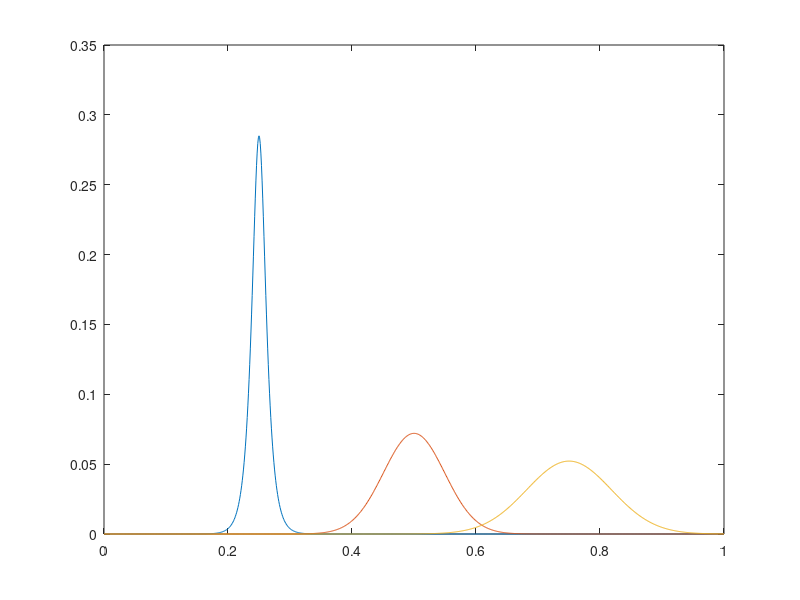
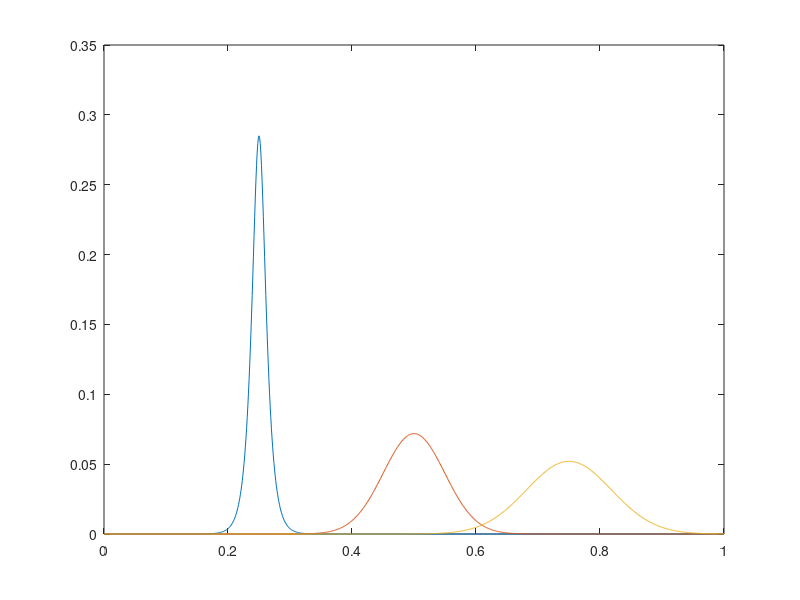
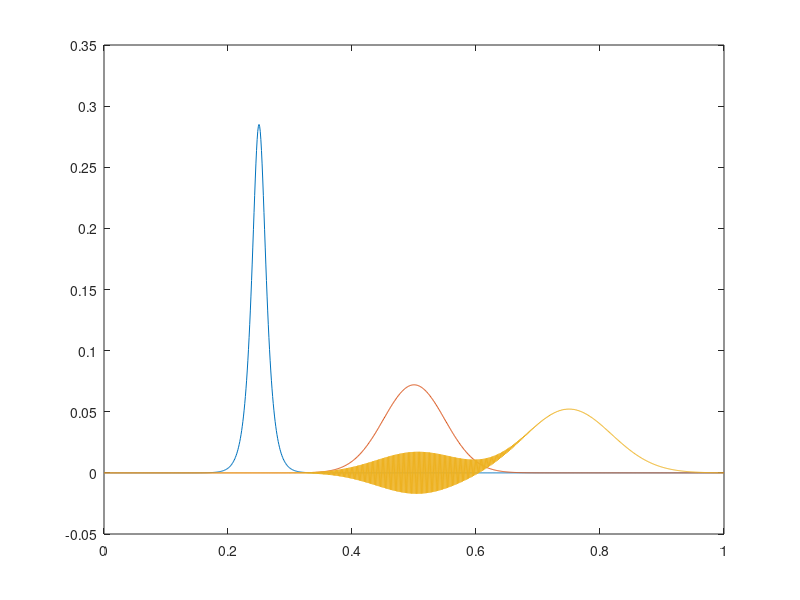

Reproduce these figures in MATLAB, in order.
%... The MatMol Group (2016)
%... Stability analysis of the advection-diffusion equation using the
%... explicit Euler IVP solver and a downwind finite difference scheme
%... Dz is kept constant and Dt changes
    close all
    clear all

%... General parameters and spatial grid
    nu  = 1;
    D   = 0.005;
    dz  = 0.001;
    z   = 0 : dz : 1;
    n   = length(z);
    th  = 100*(z-.25);
    th1 = 0:.001:2*pi;
    dtm = 1e-3/9;

%... SOLUTION WITH Dt = Dt_max
%... Initial conditions
    x0       = (0.57)./(exp(th)+exp(-th));
    x0_Dtmax = x0;

%... Time parameters
    dt   = dtm;
    sig  = nu*dt/dz;
    time = 0:dt:1;
    beta = D*dt/(dz^2);

%... At time 0.25
    i1 = find(abs(time-.25) <= dt/2);
    x1 = zeros(1,n);
    for ii = 2 : i1
        x1(1)     = 0;
        x1(2:n-1) = beta*x0(1:n-2)+(1+sig-2*beta)*x0(2:n-1)+(beta-sig)*x0(3:n);
        x1(n)     = 0;
        x0        = x1;
    end
    x1_Dtmax = x1;

%... At time 0.5
    i2 = find(abs(time-.50) <= dt/2);
    x2 = zeros(1,n);
    for ii = i1+1 : i2
        x2(1)     = 0;
        x2(2:n-1) = beta*x0(1:n-2)+(1+sig-2*beta)*x0(2:n-1)+(beta-sig)*x0(3:n);
        x2(n)     = 0;
        x0        = x2;
    end
    x2_Dtmax = x2;

%... Eigenvalue loci
    vp_Dtmax = (-sig+2*beta)*(cos(th1)-1)-j*sig*sin(th1);
    revp_Dtmax = real(vp_Dtmax);
    imvp_Dtmax = imag(vp_Dtmax);
%... Plot the results    
    figure(1)
    plot(z,[x0_Dtmax;x1_Dtmax;x2_Dtmax])
%... Clear some workspace variables    
    clear x1_Dtmax x2_Dtmax x0 x1 x2 beta dt sig time i1 i2 vp_Dtmax revp_Dtmax imvp_Dtmax ii 


%... SOLUTION WITH Dt = 0.5*Dt_max
%... Initial conditions
    x0 = (0.57)./(exp(th)+exp(-th));

%... Time parameters
    dt   = 0.5*dtm;
    sig  = nu*dt/dz;
    time = 0:dt:1;
    beta = D*dt/(dz^2);

%... At time 0.25
    i1 = find(abs(time-.25) <= dt/2);
    x1 = zeros(1,n);
    for ii = 2 : i1
        x1(1)     = 0;
        x1(2:n-1) = beta*x0(1:n-2)+(1+sig-2*beta)*x0(2:n-1)+(beta-sig)*x0(3:n);
        x1(n)     = 0;
        x0        = x1;
    end
    x1_05Dtmax = x1;

%... At time 0.5
    i2 = find(abs(time-.50) <= dt/2);
    x2 = zeros(1,n);
    for ii = i1+1 : i2
        x2(1)     = 0;
        x2(2:n-1) = beta*x0(1:n-2)+(1+sig-2*beta)*x0(2:n-1)+(beta-sig)*x0(3:n);
        x2(n)     = 0;
        x0        = x2;
    end
    x2_05Dtmax = x2;

%... Eigenvalue loci
    vp_05Dtmax = (-sig+2*beta)*(cos(th1)-1)-j*sig*sin(th1);
    revp_05Dtmax = real(vp_05Dtmax);
    imvp_05Dtmax = imag(vp_05Dtmax);
%... Plot the results    
    figure(2)
    plot(z,[x0_Dtmax;x1_05Dtmax;x2_05Dtmax])
%... Clear some workspace variables    
    clear x1_05Dtmax x2_05Dtmax x0 x1 x2 beta dt sig time i1 i2 vp_05Dtmax revp_05Dtmax imvp_05Dtmax ii 


%... SOLUTION WITH Dt = 1.0033*Dt_max
%... Initial conditions
    x0       = (0.57)./(exp(th)+exp(-th));

%... Time parameters
    dt   = 1.0033*dtm;
    sig  = nu*dt/dz;
    time = 0:dt:1;
    beta = D*dt/(dz^2);

%... At time 0.25
    i1 = find(abs(time-.25) <= dt/2);
    x1 = zeros(1,n);
    for ii = 2 : i1
        x1(1)     = 0;
        x1(2:n-1) = beta*x0(1:n-2)+(1+sig-2*beta)*x0(2:n-1)+(beta-sig)*x0(3:n);
        x1(n)     = 0;
        x0        = x1;
    end
    x1_10033Dtmax = x1;

%... At time 0.5
    i2 = find(abs(time-.50) <= dt/2);
    x2 = zeros(1,n);
    for ii = i1+1 : i2
        x2(1)     = 0;
        x2(2:n-1) = beta*x0(1:n-2)+(1+sig-2*beta)*x0(2:n-1)+(beta-sig)*x0(3:n);
        x2(n)     = 0;
        x0        = x2;
    end
    x2_10033Dtmax = x2;

%... Eigenvalue loci
    vp_10033Dtmax = (-sig+2*beta)*(cos(th1)-1)-j*sig*sin(th1);
    revp_10033Dtmax = real(vp_10033Dtmax);
    imvp_10033Dtmax = imag(vp_10033Dtmax);
%... Plot the results    
    figure(3)
    plot(z,[x0_Dtmax;x1_10033Dtmax;x2_10033Dtmax])
%... Clear some workspace variables    
    clear x1_10033Dtmax x2_10033Dtmax x0 x1 x2 beta dt sig time i1 i2 vp_10033Dtmax revp_10033Dtmax imvp_10033Dtmax ii 

